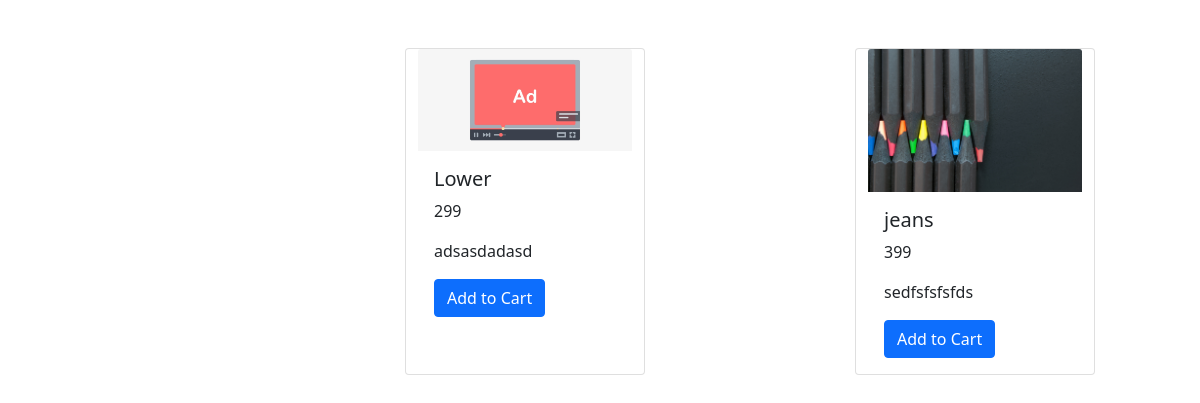
Page /category/1 on the committed database.
### store/models.py (models this page shows)
class Product(models.Model):
    name= models.CharField(max_length=50)
    price= models.IntegerField()
    category= models.ForeignKey('Category', on_delete=models.CASCADE, default=1)
    img= models.FileField(upload_to='product_img')
    des= models.CharField(max_length=200)

### store/views.py (the view)
# urls.py: path('category/<int:cat_id>', views.category),
def category(request, cat_id):
    category=Product.objects.filter(category=cat_id)
    data= {
        'cate': category,
    }
    return render(request, 'cat.html', data )

### templates/cat.html (shortened to what this page needs)
{% load static %}
<!DOCTYPE html>
<html lang="en">
<head>
    <link href="https://cdn.jsdelivr.net/npm/bootstrap@5.0.2/dist/css/bootstrap.min.css" rel="stylesheet"
>
</head>
<body>
    <div class="container-fluid">
        <div class="row my-5">
            <div class="products col-3">
                {% include 'category.html' %}
            </div>
            <div class="category col-9">
                <div class="row">
                    {% for i in cate %}
                    <div class="card mx-auto" style="width: 15rem;">
                        <img src="/download/{{i.img}}" class="card-img-top" alt="...">
                        <div class="card-body">
                            <h5 class="card-title">{{i.name}}</h5>
                            <p class="card-text">{{i.price}}</p>
                            <p class="card-text">{{i.des}}</p>
                            <a href="#" class="btn btn-primary">Add to Cart</a>
                        </div>
                    </div>
                    {% endfor %}
                </div>
            </div>
        </div>
    </div>
</body>
</html>

### rows in the picture
Product: img (picture), name "Lower", price "299", des "adsasdadasd"
Product: img (picture), name "jeans", price "399", des "sedfsfsfsfds"
